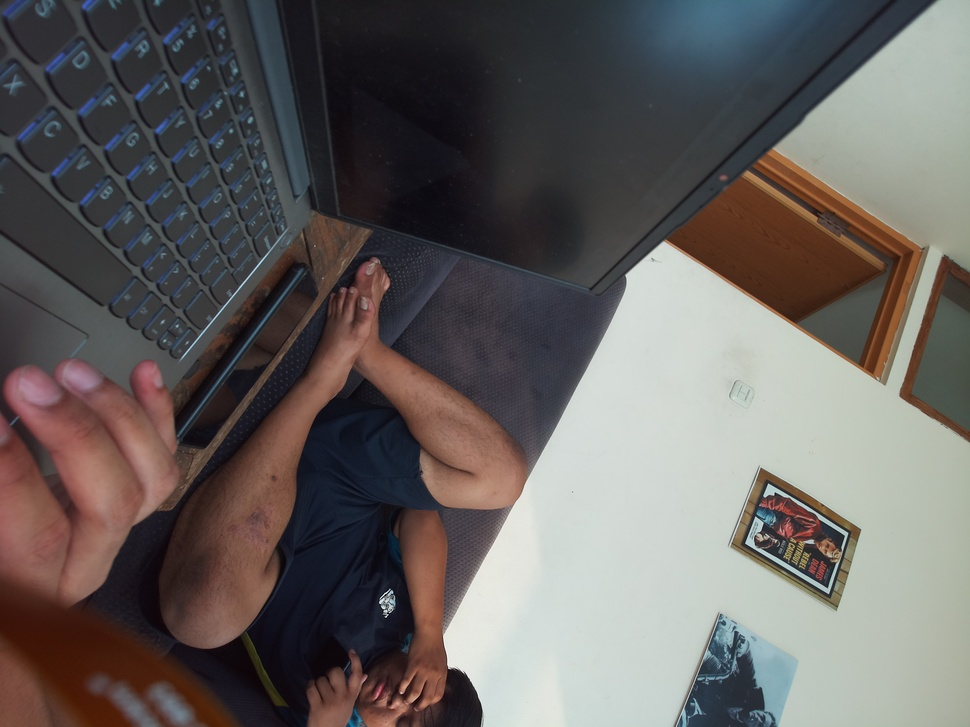
//> input picture -testimag1e.jpg, 970 x 727 px, shrunk from 4056 x 3040 before the run, given in place of the camera
$ ./DZdetector   (built with g++ and OpenCV 4)
//> lines starting //> are read from the running program, lines starting //| are printed output that depends on the picture; after the words box and inside, x2 and y2 are one past the last pixel; in counts of white or black regions, pixels touching at a corner belong together
#include <iostream>
#include <opencv2/opencv.hpp>
#include <opencv2/imgcodecs.hpp>
#include <opencv2/highgui.hpp>
#include <opencv2/imgproc.hpp>

using namespace cv;
using namespace std;


// [43 lines of commented-out code are left out]


void getContours(Mat imgDil, Mat img) {

	vector<vector<Point>> contours;
	vector<Vec4i> hierarchy;

	findContours(imgDil, contours, hierarchy, RETR_EXTERNAL, CHAIN_APPROX_SIMPLE);
	//drawContours(img, contours, -1, Scalar(255, 0, 255), 2);

	vector<vector<Point>> conPoly(contours.size());
	vector<Rect> boundRect(contours.size());

	for (int i = 0; i < contours.size(); i++)
	{
		int area = contourArea(contours[i]);
		string objectType;

		if (area > 1000)
		{

            float peri = arcLength(contours[i], true);
			approxPolyDP(contours[i], conPoly[i], 0.02 * peri, true);
			cout << conPoly[i].size() << endl;
			boundRect[i] = boundingRect(conPoly[i]);

			int objCor = (int)conPoly[i].size();

			if (objCor == 3) { objectType = "Tri"; }
			else if (objCor == 4)
			{
				float aspRatio = (float)boundRect[i].width / (float)boundRect[i].height;
				cout << aspRatio << endl;
				if (aspRatio> 0.95 && aspRatio< 1.05){ objectType = "Square"; }
				else { objectType = "Rect";}
			    drawContours(img, conPoly, i, Scalar(255, 0, 255), 2);
                // Cari titik Pusat Contour
                int cx = boundRect[i].x+boundRect[i].width/2; int cy = boundRect[i].y+boundRect[i].height/2;
                // string centre = "cx" + "cy";
                string s1 = to_string(cx);
                string s2 = to_string(cy);
                string s3 = ", ";
                // Concatenate both strings
                string center = s1 + s3 +s2;
                putText(img, center , { cx, cy }, FONT_HERSHEY_PLAIN,1, Scalar(0, 69, 255), 2);
			}
			else if (objCor > 4) { objectType = "Circle"; }

			putText(img, objectType, { boundRect[i].x,boundRect[i].y - 5 }, FONT_HERSHEY_PLAIN,1, Scalar(0, 69, 255), 2);

            // [30 lines of commented-out code are left out]

		}
	}
}


void main() {

	VideoCapture cap(0);
	Mat img, HSV, mask, imgDil, imgErode;

	int hmin = 77, smin = 69, vmin = 108;
	int hmax = 115, smax = 177, vmax = 255;

	while (true) {
		cap.read(img);
//> img is the input picture: 727 rows x 970 cols, CV_8UC3; mean B, G, R 95.1, 97.2, 102
        cvtColor(img, HSV, COLOR_RGB2HSV); //Convert BGR image to HSV image
//> HSV: 727 rows x 970 cols, CV_8UC3; mean H, S, V 74.6, 57.1, 108.9
        Scalar lower(hmin, smin, vmin);
		Scalar upper(hmax, smax, vmax);
		inRange(HSV, lower, upper, mask);
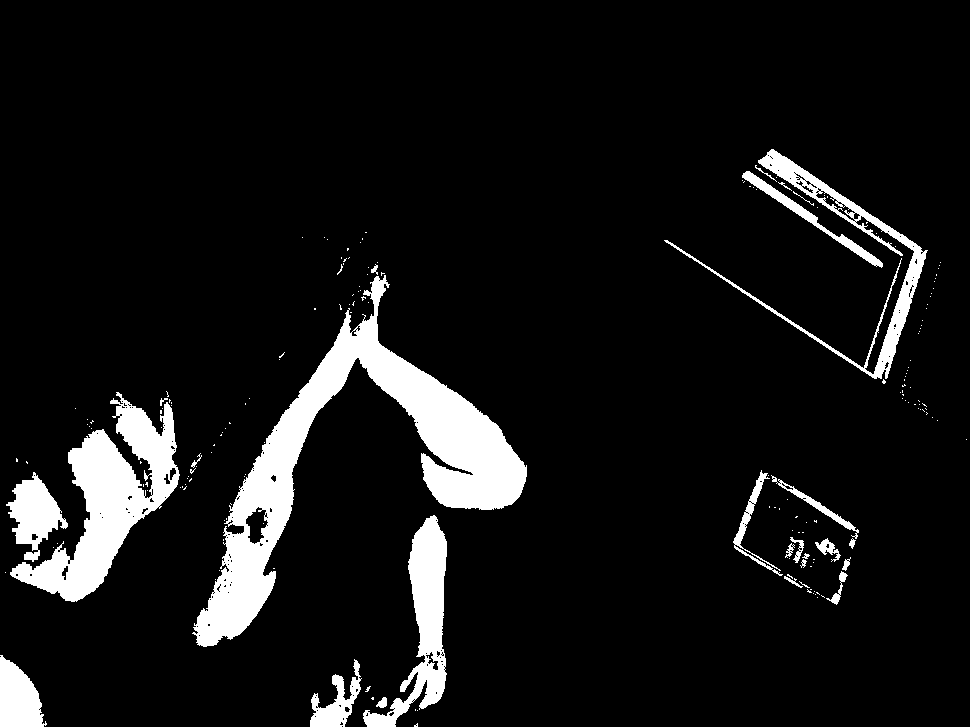
//> mask: 727 rows x 970 cols, CV_8UC1; 8.7% white; 190 white regions (164 under 20 px), largest, box (x1, y1, x2, y2) and area: (192, 275, 527, 647) 26412, (10, 392, 180, 602) 12880, (363, 515, 447, 727) 6012


        Mat kernel = getStructuringElement(MORPH_RECT, Size(3, 3));
        erode(mask, imgErode, kernel);
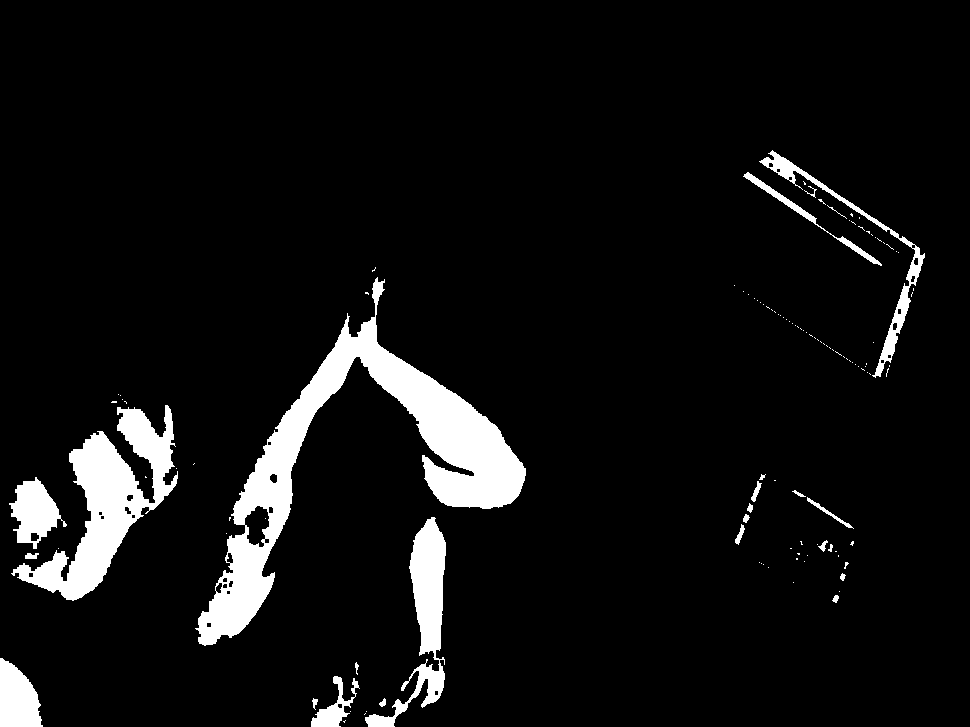
//> imgErode: 727 rows x 970 cols, CV_8UC1; 7% white; 122 white regions (97 under 20 px), largest, box (x1, y1, x2, y2) and area: (195, 277, 526, 646) 23577, (11, 405, 178, 601) 11161, (365, 517, 446, 727) 4963
        dilate(imgErode, imgDil, kernel);
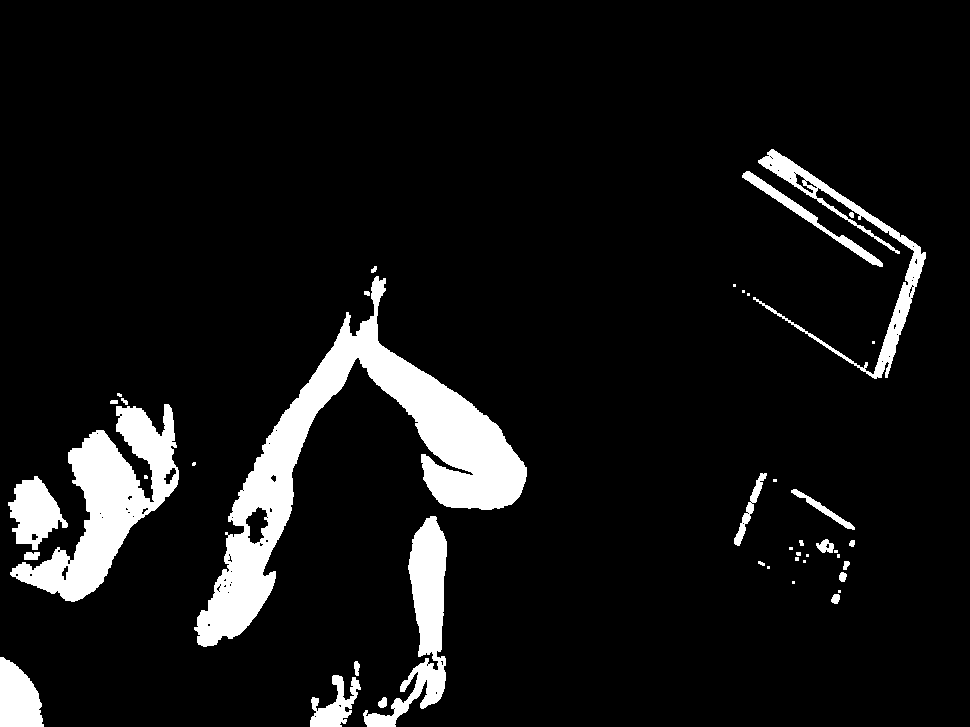
//> imgDil: 727 rows x 970 cols, CV_8UC1; 8.3% white; 43 white regions (18 under 20 px)


        getContours(imgDil,img);
//> in getContours, `findContours(imgDil, contours, hierarchy, RETR_EXTERNAL, CHAIN_APPROX_..`: contours = 43 contours, 24 with area under 20; largest, box (x1, y1, x2, y2) and area: (194, 276, 527, 647) 25866, (10, 404, 179, 602) 12332, (363, 516, 447, 727) 5549, (753, 149, 926, 379) 4090, (8, 476, 68, 550) 2401
//> in getContours, `vector<vector<Point>> conPoly(contours.size());`: conPoly = 43 empty contours
//> the loop in getContours, `for (int i = 0; i < contours.size(); i++)` made 43 passes
//> (area, peri, objCor, aspRatio, cx, cy, s1, s2) on pass 4: (2182, 212.9, 4, 0.629, 22, 692, "22", "692")
//> (printed output is left out)
//> after the loop in getContours, `for (int i = 0; i < contours.size(); i++)`:
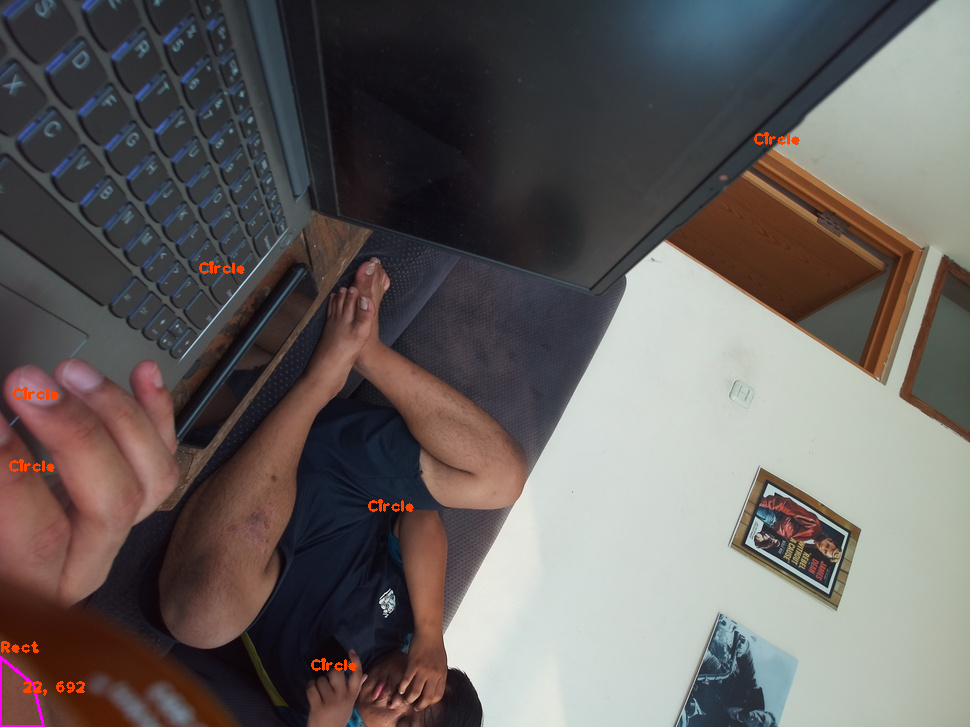
//> img: 727 rows x 970 cols, CV_8UC3; mean B, G, R 95.1, 97.2, 102.6

		imshow("Image", img);
        imshow("Image Mask", mask);
        imshow("Image Erode", imgErode);


        //wait 20 ms between successive frames and break the loop if key q is pressed
        int key = waitKey(1);
//> the 'q' key is pressed
        if (key == 'q')
        {
        break;
        }

	}
}

$ run again, on -testimage.jpg
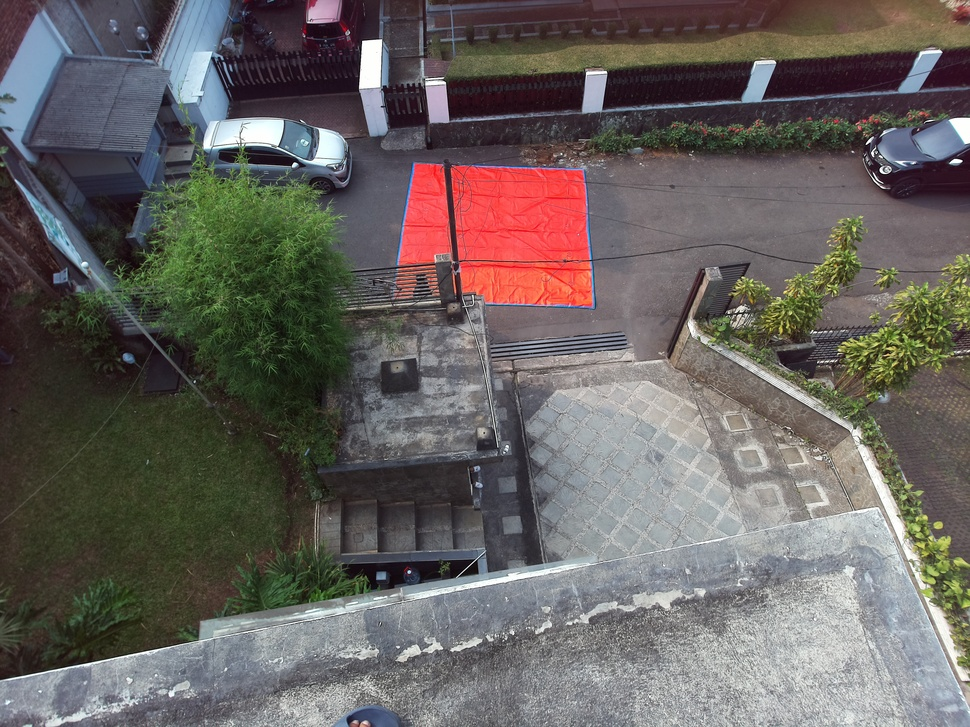
//> input picture -testimage.jpg, 970 x 727 px, shrunk from 4056 x 3040 before the run, given in place of the camera
//> img is the input picture: 727 rows x 970 cols, CV_8UC3; mean B, G, R 95.5, 98.5, 103.9
//> HSV: 727 rows x 970 cols, CV_8UC3; mean H, S, V 83.7, 57.5, 111.1
//> `inRange(HSV, lower, upper, mask);`:
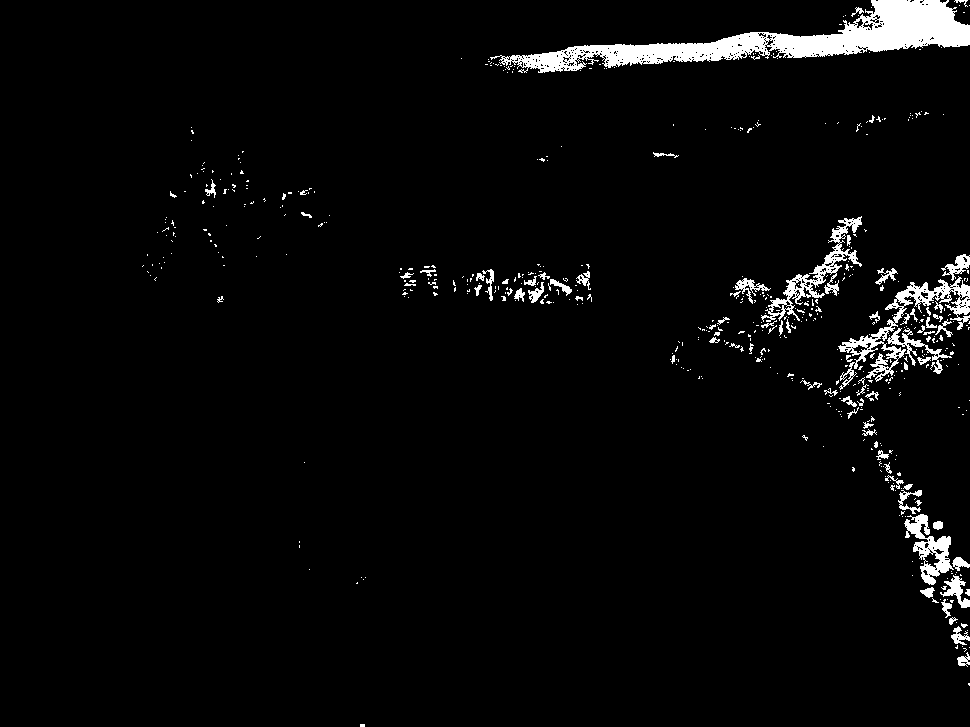
//> mask: 727 rows x 970 cols, CV_8UC1; 3.4% white; 561 white regions (479 under 20 px), largest, box (x1, y1, x2, y2) and area: (490, 0, 970, 73) 11072, (838, 276, 970, 390) 2685, (761, 216, 862, 322) 1877
//> imgErode: 727 rows x 970 cols, CV_8UC1; 1.5% white; 255 white regions (220 under 20 px), largest, box (x1, y1, x2, y2) and area: (774, 0, 970, 57) 5322, (575, 33, 764, 67) 2146, (523, 52, 562, 72) 322
//> `dilate(imgErode, imgDil, kernel);`:
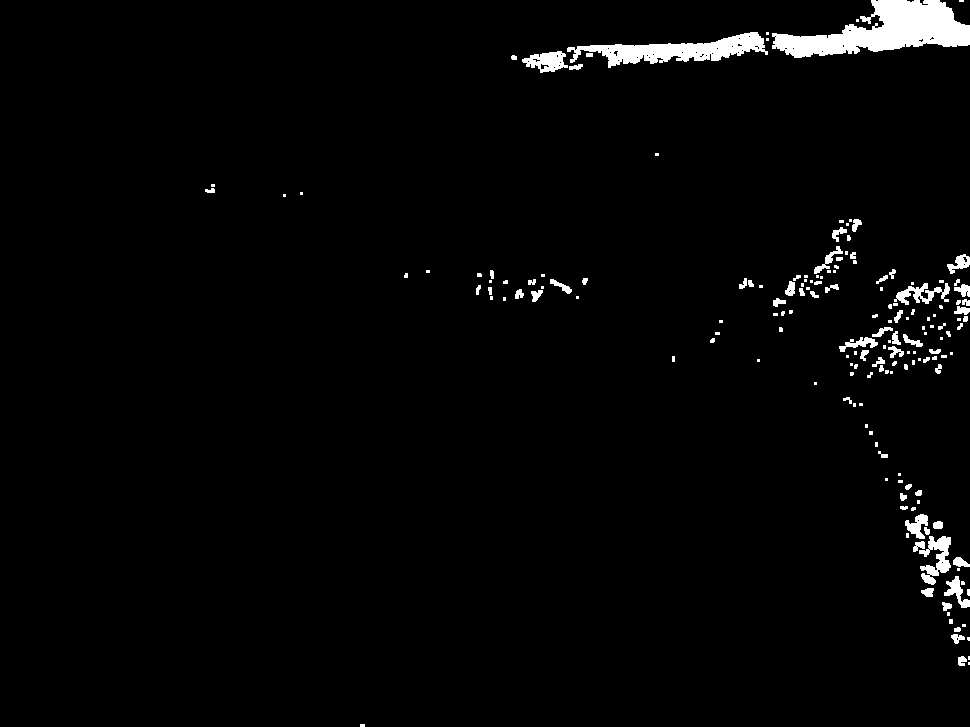
//> imgDil: 727 rows x 970 cols, CV_8UC1; 2.4% white; 174 white regions (96 under 20 px)
//> contours = 174 contours, 118 with area under 20; largest, box (x1, y1, x2, y2) and area: (772, 0, 970, 58) 5824, (567, 32, 768, 68) 2823, (919, 536, 951, 585) 652, (522, 51, 568, 73) 568, (894, 283, 950, 305) 403
//> conPoly = 174 empty contours
//> the loop in getContours, `for (int i = 0; i < contours.size(); i++)` made 174 passes
//> (area, peri, objCor) on passes 171, 174: (2823, 612.2, 6), (5824, 675.2, 8)
//> (printed output is left out)

$ run again, on -testimage000.jpg
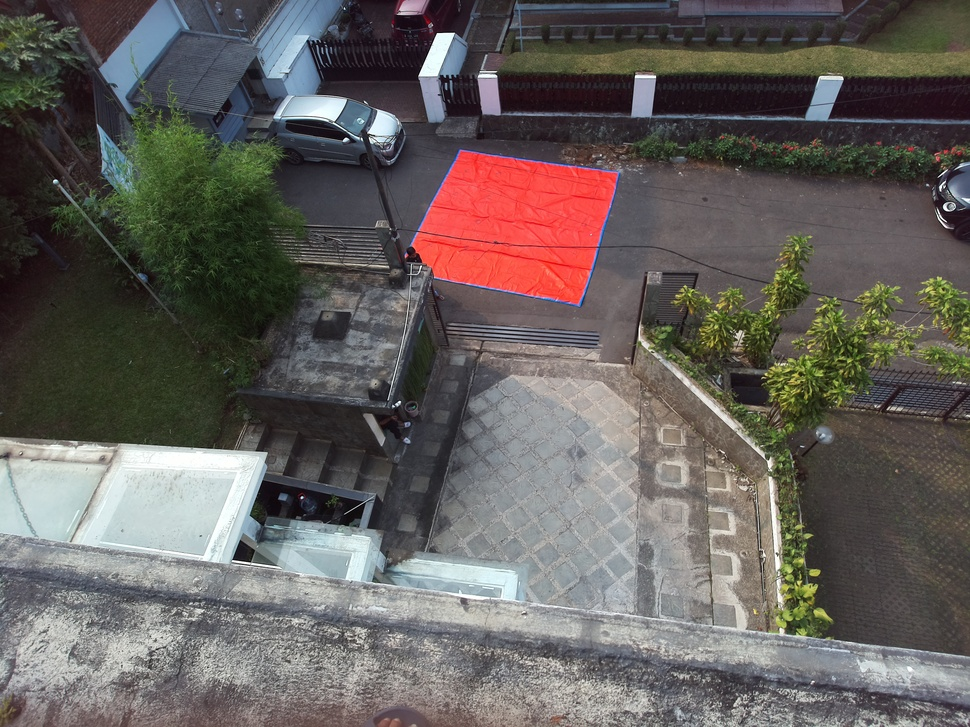
//> input picture -testimage000.jpg, 970 x 727 px, shrunk from 4056 x 3040 before the run, given in place of the camera
//> img is the input picture: 727 rows x 970 cols, CV_8UC3; mean B, G, R 92.7, 96, 101.5
//> HSV: 727 rows x 970 cols, CV_8UC3; mean H, S, V 86.1, 50, 107.2
//> `inRange(HSV, lower, upper, mask);`:
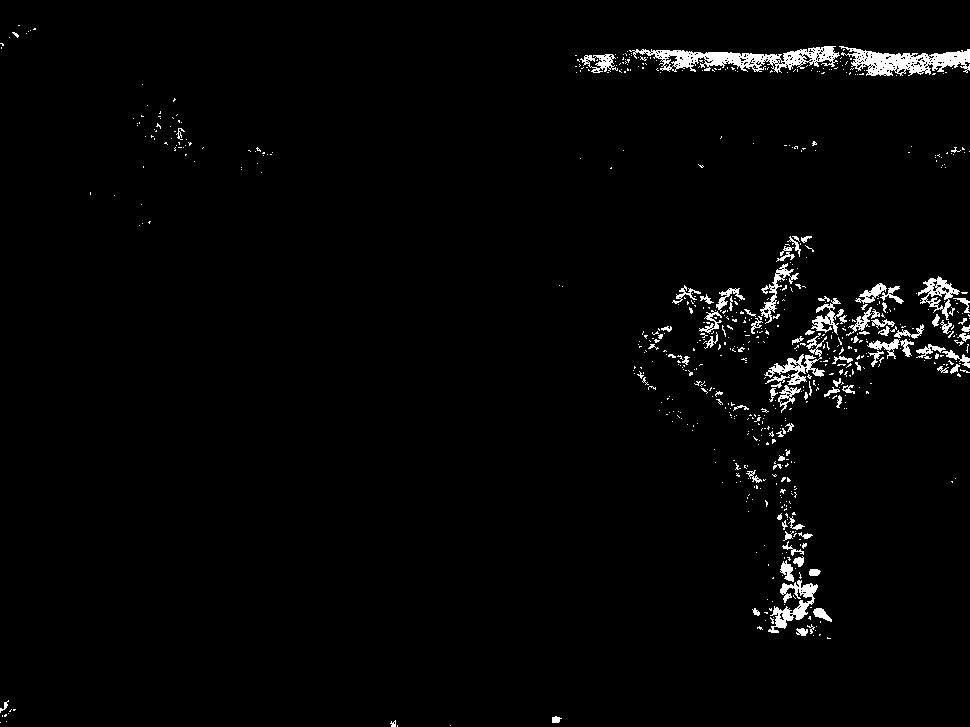
//> mask: 727 rows x 970 cols, CV_8UC1; 2.2% white; 685 white regions (594 under 20 px), largest, box (x1, y1, x2, y2) and area: (629, 46, 840, 73) 2389, (839, 46, 970, 76) 1988, (768, 580, 818, 633) 918
//> imgErode: 727 rows x 970 cols, CV_8UC1; 0.47% white; 252 white regions (222 under 20 px), largest, box (x1, y1, x2, y2) and area: (865, 52, 916, 74) 382, (934, 50, 970, 68) 297, (706, 53, 740, 65) 243
//> `dilate(imgErode, imgDil, kernel);`:
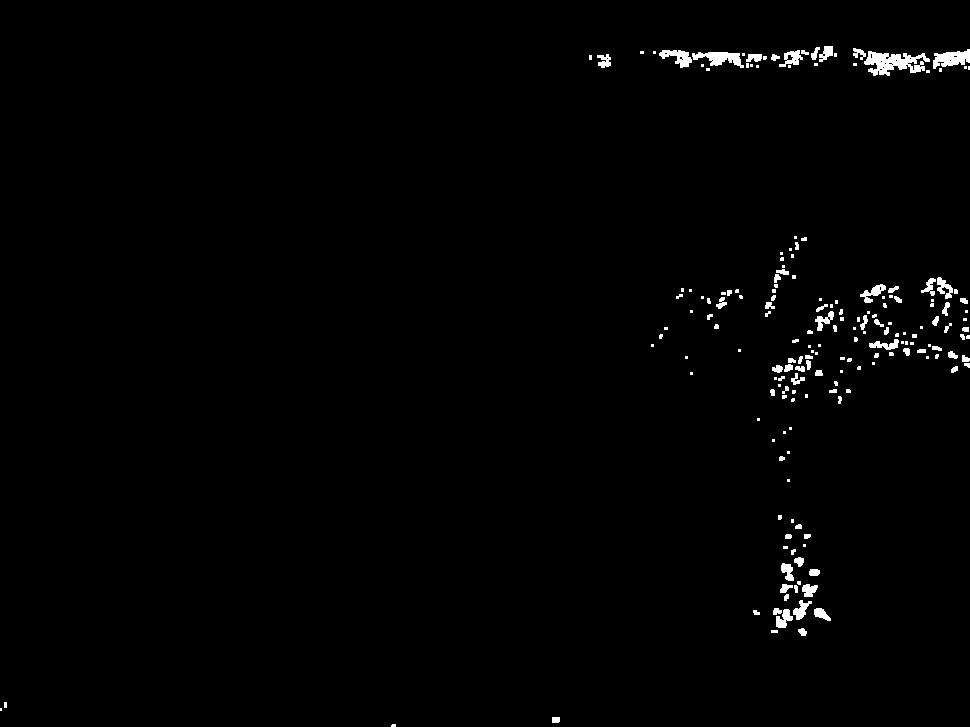
//> imgDil: 727 rows x 970 cols, CV_8UC1; 1.2% white; 190 white regions (101 under 20 px)
//> contours = 190 contours, 132 with area under 20; largest, box (x1, y1, x2, y2) and area: (864, 51, 930, 76) 780, (933, 49, 970, 69) 402, (692, 52, 744, 68) 382, (659, 50, 692, 68) 265, (779, 50, 803, 67) 183
//> conPoly = 190 empty contours
//> the loop in getContours, `for (int i = 0; i < contours.size(); i++)` made 190 passes
//> area on passes 2, 6, 8: 34, 38, 157
